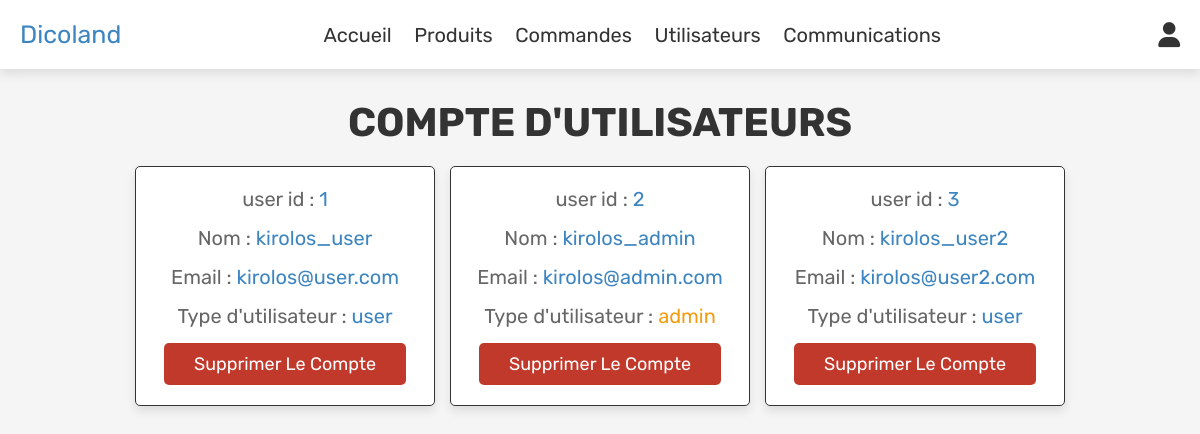
Page /admin_users.php (signed in) on the earlier database version.
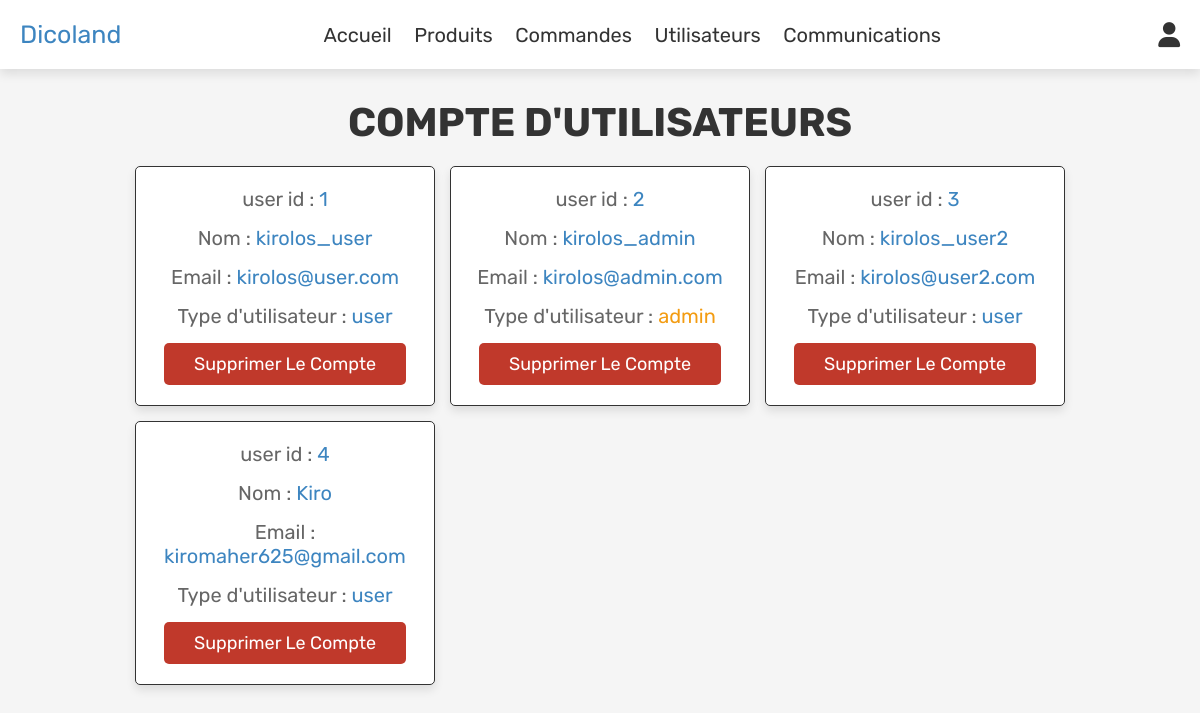
Same page on the later database version.
### tables this page shows
CREATE TABLE `users` (
  `id` int(100) NOT NULL,
  `name` varchar(100) NOT NULL,
  `email` varchar(100) NOT NULL,
  `password` varchar(100) NOT NULL,
  `user_type` varchar(20) NOT NULL DEFAULT 'user',
  `reset_token` varchar(255) DEFAULT NULL,
  `password_changed` tinyint(1) NOT NULL DEFAULT '0'
);

### admin_users.php (the view, shortened to what this page needs)
<?php
include 'config.php';
?>
<!DOCTYPE html>
<html lang="en">
<head>
   <link rel="stylesheet" href="https://cdnjs.cloudflare.com/ajax/libs/font-awesome/6.0.0/css/all.min.css">
   <link rel="stylesheet" href="css/admin_style.css">
</head>
<body>
<?php include 'admin_header.php'; ?>
<section class="users">
   <h1 class="title"> compte d'utilisateurs</h1>
   <div class="box-container">
      <?php
         $select_users = mysqli_query($conn, "SELECT * FROM `users`") or die('query failed');
         while($fetch_users = mysqli_fetch_assoc($select_users)){
      ?>
      <div class="box">
         <p> user id : <span><?php echo $fetch_users['id']; ?></span> </p>
         <p> Nom : <span><?php echo $fetch_users['name']; ?></span> </p>
         <p> Email : <span><?php echo $fetch_users['email']; ?></span> </p>
         <p> Type d'utilisateur : <span style="color:<?php if($fetch_users['user_type'] == 'admin'){ echo 'var(--orange)'; } ?>"><?php echo $fetch_users['user_type']; ?></span> </p>
         <a href="admin_users.php?delete=<?php echo $fetch_users['id']; ?>" onclick="return confirm('delete this user?');" class="delete-btn">Supprimer le compte</a>
      </div>
      <?php
         };
      ?>
   </div>
</section>
</body>
</html>

Differences in the rows shown:
added users: id "4", name "Kiro", email "kiromaher625@gmail.com", user_type "user"
